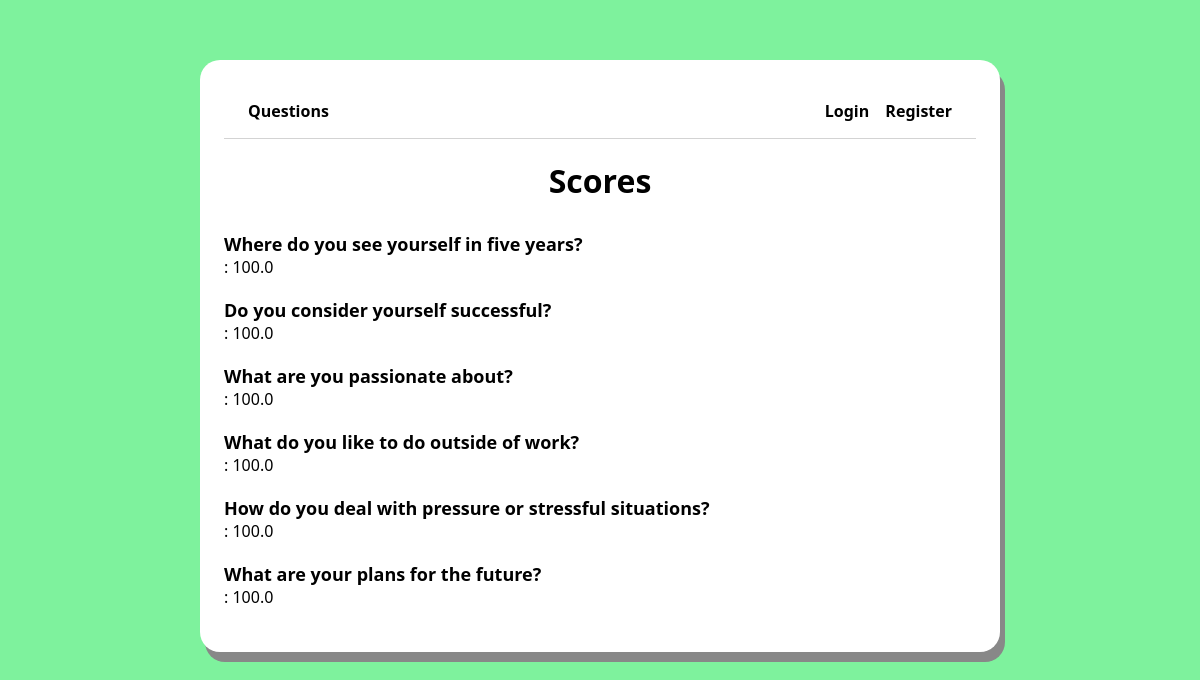
The page /index/scores/ on the database its author committed.
### user/models.py (models this page shows, shortened)
class Question(models.Model):
    author= models.ForeignKey(User,null=False, on_delete=models.CASCADE)
    title=models.CharField(max_length=200, null=False)
    body= models.TextField(null=False)
    created_at=models.DateTimeField(auto_now_add=True)
    max_score=models.FloatField(default=100)

### user/views.py (the view)
# urls.py: path('scores/', views.score , name='score'),
def score(request):
    questions= Question.objects.all().order_by('-created_at')
    context={
        'questions':questions
    }
    return render(request,'scores.html',context)

### templates/scores.html
{% extends 'layout/page.html' %}
{% block content %}
<div class="page">
<h1 class="title">Scores</h1>
{% for question in questions %}
<div class="question-list-item">
  <a href="{% url 'question' question.id %}">
    <p class="question-list-item-title">
      {{question.title}} </p></a> : {{question.max_score}}
</div>
{% endfor %}
</div>
{% endblock %}

### static/css/style.css (style rules this page uses)
html, body { font-family: Segoe UI; background-color: #7ef29d; }
*, *::after, *::before { box-sizing: border-box; }
a { text-decoration: none; }
.page { display: flex; flex-direction: column; }
.title { margin: 20px auto 30px auto; font-weight: 900; }
.question-list-item { margin-bottom: 20px; }
.question-list-item-title { color: black; font-size: 18px; font-weight: 900; margin: 0 }

### rows shown on the page
Question: title "Where do you see yourself in five years?", max_score "100.0"
Question: title "Do you consider yourself successful?", max_score "100.0"
Question: title "What are you passionate about?", max_score "100.0"
Question: title "What do you like to do outside of work?", max_score "100.0"
Question: title "How do you deal with pressure or stressful situations?", max_score "100.0"
Question: title "What are your plans for the future?", max_score "100.0"
